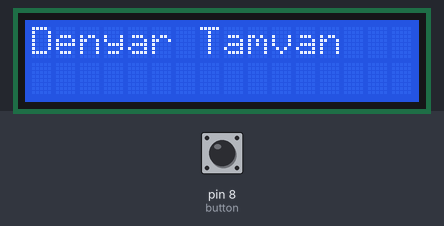
Recording of a sketch running on a simulated Arduino Uno, built with avr-gcc and run on an emulated ATmega328P. Shown: 16×2 character LCD. Inputs (shaded band) come from the test bench; at power-on: pin 8 (button) LOW.

Above: at 1.2 s.
1.3 s: pin 8 (button) pulled HIGH for 0.15 s
2.9 s: pin 8 (button) pulled HIGH for 1 s
At 5.1 s:
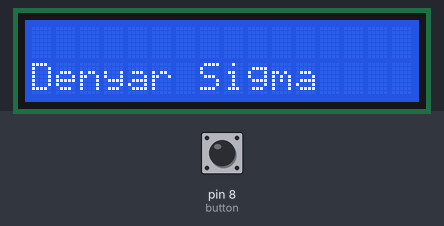
5.4 s: pin 8 (button) pulled HIGH for 3.2 s
At 6.2 s:
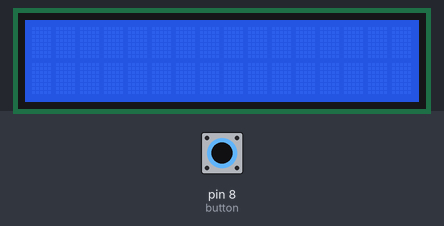
Timing chart, 0 to 8.4 s (numbered marks = the images above; inputs shaded):
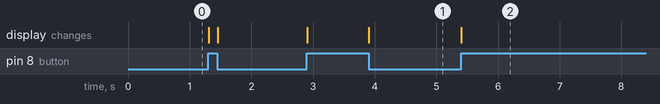

The sketch:

Latihan_18.ino
```cpp
// include the library code:
#include <LiquidCrystal.h>
#define button 8
// initialize the library by associating any needed LCD interface pin
// with the arduino pin number it is connected to
const int rs = 12, en = 11, d4 = 5, d5 = 4, d6 = 3, d7 = 2;
LiquidCrystal lcd(rs, en, d4, d5, d6, d7);

int val2 = 1;

bool val = LOW;

void setup() {
  pinMode (button, INPUT);
  // set up the LCD's number of columns and rows:
  lcd.begin(16, 2);
  // Print a message to the LCD.
  lcd.print("Denyar Tamvan");
}

void loop() {
  while (val2 == 1) {
    val = digitalRead(button);
    if (val == HIGH)  {
      while (val == HIGH) {
        val = digitalRead(button);
        lcd.clear();
      }
      lcd.setCursor(0,0);
      lcd.print("Denyar Tamvan");


      val2 = 2;
    }
  }


  while (val2 == 2) {
    val = digitalRead(button);

    if (val == HIGH)  {
      while (val == HIGH) {
        val = digitalRead(button);
        lcd.clear();
      }

      lcd.setCursor(0,1);
      lcd.print("Denyar Sigma");
      val2 = 1;
    }
  }
}
```

Measured:
- after the input at 2.9 s, the display: first changes at once (image 1 shows a later state)
- after the input at 5.4 s, the display: changes at once (image 2)
